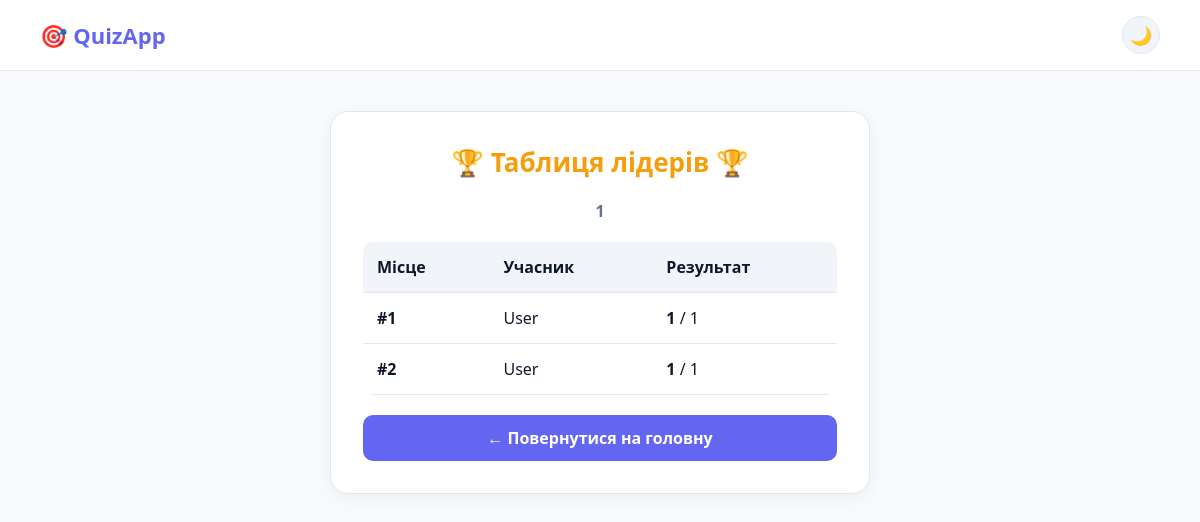
The page /quiz/6/leaderboard/ on the database its author committed.
### quiz/models.py (models this page shows, shortened)
class Quiz(models.Model):
    title = models.CharField(max_length=200, verbose_name="Назва вікторини")
    description = models.TextField(blank=True, verbose_name="Опис")
    author = models.ForeignKey(User, on_delete=models.CASCADE, verbose_name="Автор")
    created_at = models.DateTimeField(auto_now_add=True)

class QuizResult(models.Model):
    quiz = models.ForeignKey(Quiz, on_delete=models.CASCADE, related_name='results', verbose_name="Вікторина")
    user = models.ForeignKey(User, on_delete=models.CASCADE, verbose_name="Користувач")
    score = models.IntegerField(verbose_name="Набрані бали")
    total_questions = models.IntegerField(verbose_name="Всього запитань")
    date_completed = models.DateTimeField(auto_now_add=True)

### quiz/views.py (the view)
# urls.py: path('quiz/<int:quiz_id>/leaderboard/', views.leaderboard, name='leaderboard'),
def leaderboard(request, quiz_id):
    quiz = get_object_or_404(Quiz, id=quiz_id)
    results = QuizResult.objects.filter(quiz=quiz).order_by('-score', 'date_completed')[:10]
    return render(request, 'quiz/leaderboard.html', {'quiz': quiz, 'results': results})

### quiz/templates/quiz/leaderboard.html (shortened to what this page needs)
<!DOCTYPE html>
<html lang="uk">
<head>
</head>
<body>
    <header>
        <a href="{% url 'index' %}" class="logo">🎯 QuizApp</a>
        <button id="themeToggle" class="theme-toggle-btn">🌙</button>
    </header>
    <div class="container">
        <div class="card">
            <h2>🏆 Таблиця лідерів 🏆</h2>
            <p style="color: var(--text-muted); font-weight: 600;">{{ quiz.title }}</p>
            <table>
                <thead>
                    <tr>
                        <th>Місце</th>
                        <th>Учасник</th>
                        <th>Результат</th>
                    </tr>
                </thead>
                <tbody>
                    {% for res in results %}
                    <tr>
                        <td><b>#{{ forloop.counter }}</b></td>
                        <td>{{ res.user.username }}</td>
                        <td><b>{{ res.score }}</b> / {{ res.total_questions }}</td>
                    </tr>
                    {% empty %}
                    <tr>
                        <td colspan="3" style="text-align: center; color: var(--text-muted);">Поки що немає результатів. Напиши тест першим!</td>
                    </tr>
                    {% endfor %}
                </tbody>
            </table>
            <a href="{% url 'index' %}" class="btn-home">← Повернутися на головну</a>
        </div>
    </div>
</body>
</html>

### quiz/templates/quiz/leaderboard.html (style rules this page uses)
:root { --primary: #6366f1; --accent-orange: #f59e0b; --bg-body: #f8fafc; --card-bg: #ffffff; --text-dark: #0f172a; --text-muted: #64748b; --border-color: #e2e8f0; --table-header-bg: #f1f5f9; }
* { margin: 0; padding: 0; box-sizing: border-box; font-family: 'Segoe UI', sans-serif; transition: background-color 0.3s, color 0.3s; }
body { background-color: var(--bg-body); color: var(--text-dark); min-height: 100vh; animation: fadeIn 0.5s ease-out; }
header { background: var(--card-bg); padding: 16px 40px; display: flex; justify-content: space-between; align-items: center; border-bottom: 1px solid var(--border-color); }
.logo { font-size: 22px; font-weight: 800; color: var(--primary); text-decoration: none; }
.theme-toggle-btn { background: var(--table-header-bg); border: 1px solid var(--border-color); color: var(--text-dark); width: 38px; height: 38px; border-radius: 50%; cursor: pointer; font-size: 18px; }
.container { max-width: 580px; margin: 40px auto; padding: 0 20px; animation: slideUp 0.5s ease-out; }
.card { background: var(--card-bg); padding: 32px; border-radius: 18px; border: 1px solid var(--border-color); box-shadow: 0 4px 20px rgba(0,0,0,0.05); text-align: center; }
h2 { color: var(--accent-orange); margin-bottom: 20px; font-size: 26px; }
table { width: 100%; border-collapse: collapse; margin: 20px 0; border-radius: 10px; overflow: hidden; }
th, td { padding: 14px; text-align: left; border-bottom: 1px solid var(--border-color); }
th { background-color: var(--table-header-bg); font-weight: 700; color: var(--text-dark); }
.btn-home { display: block; padding: 12px; background: var(--primary); color: white; text-decoration: none; border-radius: 10px; font-weight: 700; margin-top: 15px; transition: transform 0.2s; }

### rows shown on the page
Quiz: title "1"
QuizResult: user.username "User", score "1", total_questions "1"
QuizResult: user.username "User", score "1", total_questions "1"
